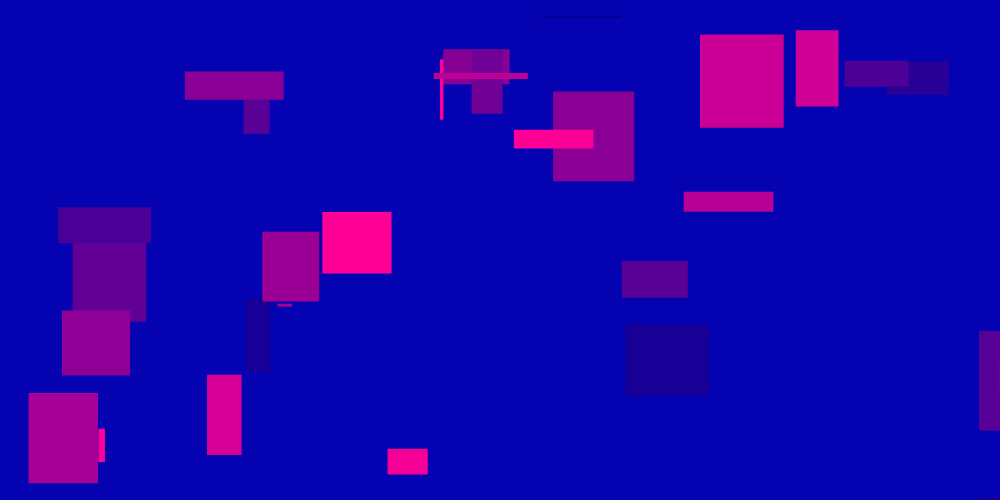
Frame 1 (no input)
Frame 60 (no input): identical to frame 1, image omitted
Frame 120 (the mouse pressed at the canvas centre since frame 60): identical to frame 1, image omitted

The p5.js sketch that drew this single still picture (run headless with seeded random() and noise() and a simulated clock; from frame 60 on, the mouse is pressed at the canvas centre):

// p5.js sketch
// ── sketch.js
function setup() {
  createCanvas(1000,500);
  background(5,2,178);
  for(var x=0;x<30;x++)
  {
    fill(3*random(100),0,150);
    noStroke();
    rect(random(1000),random(500),random(100),random(100));
  }
}

function draw() {
  
}
